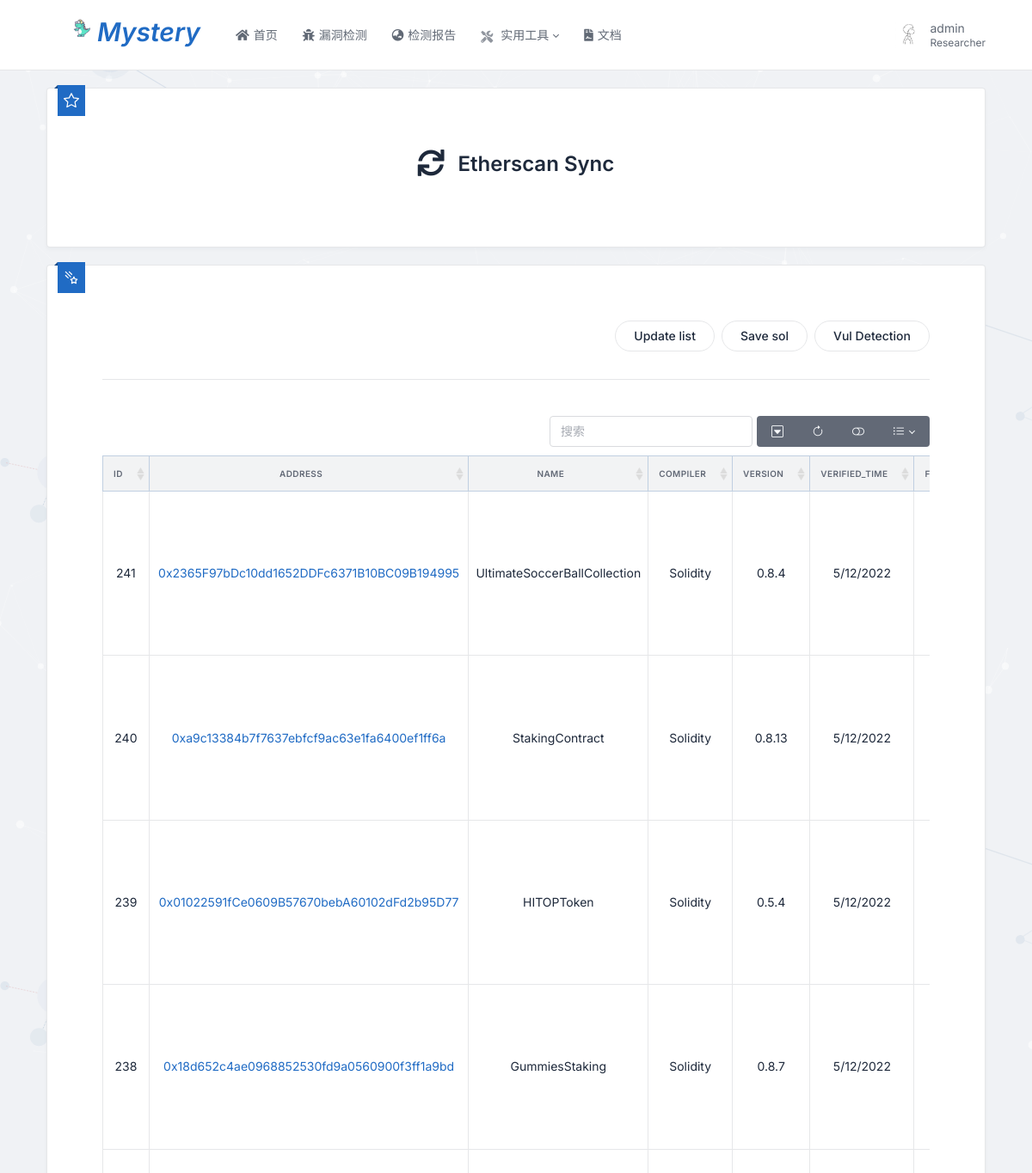
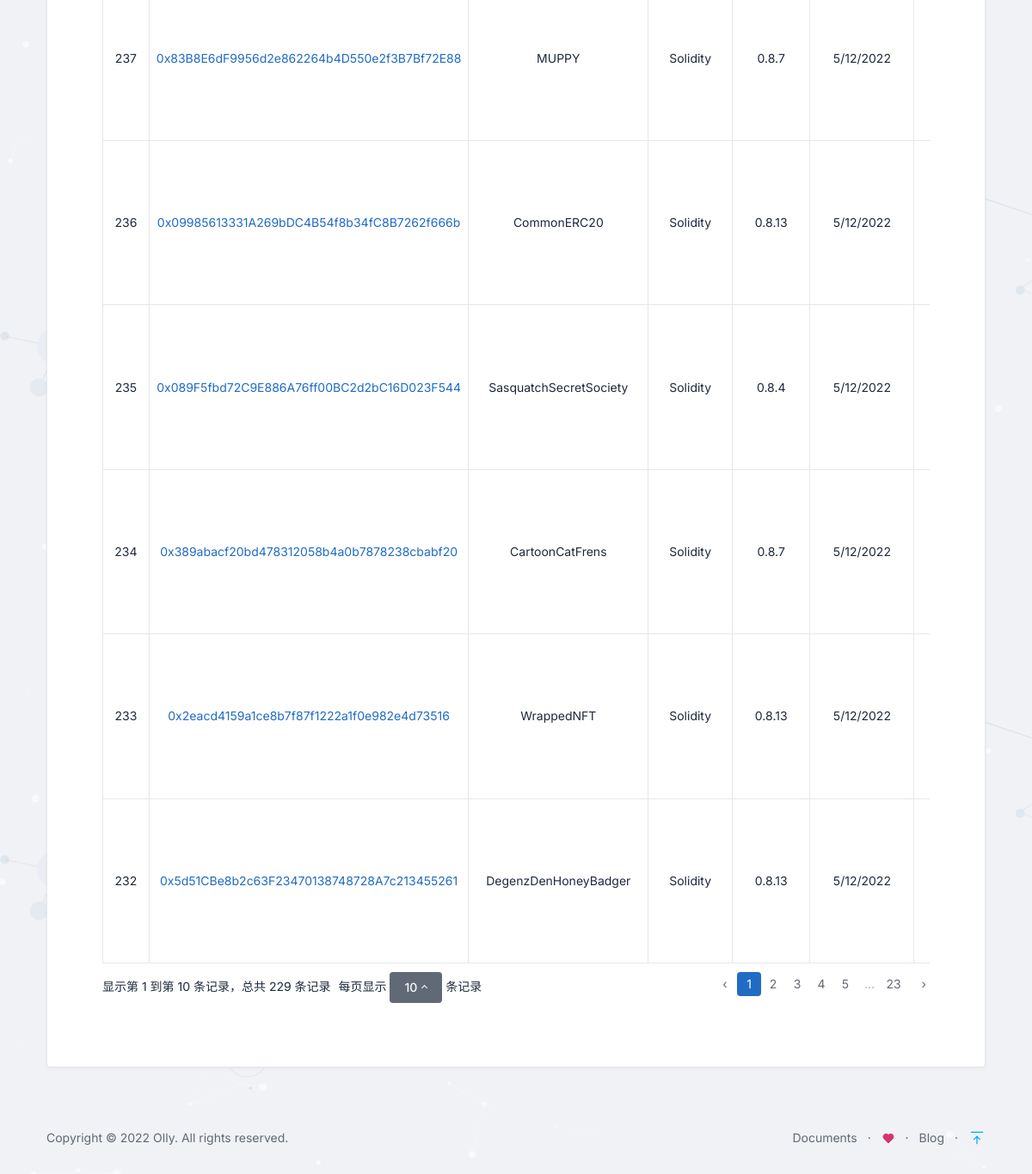
The page /etherscan/ (signed in) on the database its author committed (2 pictures, top to bottom).
### mytools/models.py (models this page shows)
class EtherVerified(models.Model):
    id = models.AutoField(primary_key=True)
    add = models.CharField(max_length=100, null=True, unique=True)
    name = models.CharField(max_length=100, null=True)
    compiler = models.CharField(max_length=100, null=True)
    version = models.CharField(max_length=100, null=True)
    verified_time = models.CharField(max_length=20, null=True)
    url = models.CharField(max_length=100, null=True)
    fpath = models.CharField(max_length=100, null=True)
    status = models.CharField(max_length=100, null=True)
    result = models.TextField(blank=True, null=True)
    runtime = models.TextField(blank=True, null=True)
    cfg = models.CharField(max_length=100, null=True)
    check_time = models.CharField(max_length=100, null=True, unique=True)

### mytools/views.py (the view)
# urls.py: path('etherscan/', views.etherscansync, name='etherscan'),
def etherscansync(request):
    count = 0
    s_list = []
    ether_datas = EtherVerified.objects.all()[::-1]
    for etherlistware in ether_datas:
        ether_data = {
            'id': etherlistware.id,
            'add': etherlistware.add,
            'name': etherlistware.name,
            'compiler': etherlistware.compiler,
            'version': etherlistware.version,
            'verified_time': etherlistware.verified_time,
            'url': etherlistware.url,
            'fpath': etherlistware.fpath,
        }
        s_list.append(ether_data)
        count += 1
    data = s_list
    return render(request, "etherscan.html", {"data": data})

### mytools/templates/etherscan.html (shortened to what this page needs)
<!doctype html>
{% extends 'layout/base.html' %}
{% load static %}
{% block css %}
    <link rel="stylesheet" href="{% static 'plugins/bootstrap-table/bootstrap-table.min.css' %}">
    <link rel="stylesheet" href="https://cdn.jsdelivr.net/npm/bootstrap-icons@1.8.1/font/bootstrap-icons.css">
{% endblock %}
{% block contents %}
    <div class="container-xl ">
        <div class="card card-lg ">
            <div class="card-body">
                <div class="ribbon ribbon-top ribbon-start">
                </div>
                <div class="d-flex flex-row justify-content-center" >
                    <div class="p-2"><i class="fa fa-sync" style="zoom: 2.2;"></i></div>
                    <div class="p-2"><h1> Etherscan Sync </h1></div>
                    <br>
                </div>
            </div>
        </div>
    </div>
    <div class="container-xl">
        <div class="card card-lg">
            <div class="card-body">
                <div class="ribbon ribbon-top ribbon-start">
                </div>
                {% if user.is_superuser == 1 %}
                    <div class="btn-list justify-content-end">
                        <a id="update-btn" class="update-btn btn btn-pill">
                            Update list
                        </a>
                        <a id="save-btn" class="save-btn btn btn-pill">
                            Save sol
                        </a>
                        <a id="vul-btn" class="vul-btn btn btn-pill">
                            Vul Detection
                        </a>
                    </div>
                {% endif %}
                <hr class="hr-text">
                <div class="table-responsive" id="refresh">
                    <table class="table text-center" id="table"
                           data-toggle="table"
                           data-show-export="true"
                           data-click-to-select="true"
                           data-toolbar="#toolbar"
                           data-search="true"
                           data-show-refresh="true"
                           data-auto-refresh="true"
                           data-show-toggle="true"
                           data-show-columns="true"
                           data-show-columns-toggle-all="true"
                           data-minimum-count-columns="2"
                           data-show-pagination-switch="true"
                           data-pagination="true"
                           data-id-field="id"
                           data-page-list="[10, 25, 50, 100, all]"
                           data-response-handler="responseHandler">
                        <thead class="table-primary">
                        <tr>
                            <th data-sortable="true" data-field="id">ID</th>
                            <th data-sortable="true" data-field="add">Address</th>
                            <th data-sortable="true" data-field="name">Name</th>
                            <th data-sortable="true" data-field="compiler">Compiler</th>
                            <th data-sortable="true" data-field="version">Version</th>
                            <th data-sortable="true" data-field="verified_time">verified_time</th>
                        </tr>
                        </thead>
                        <tbody>
                        {% for i in data %}
                            <tr>
                                <td>{{ i.id }}</td>
                                <td>
                                    <a href="https://etherscan.io/address/{{ i.add }}#code"
                                       target="_blank">{{ i.add }}</a>
                                </td>
                                <td>{{ i.name }}</td>
                                <td>{{ i.compiler }}</td>
                                <td>{{ i.version }}</td>
                                <td>{{ i.verified_time }}</td>
                                {% if not i.fpath %}
                                    <td>
                                    </td>
                                {% else %}
                                    <td>
                                    </td>
                                {% endif %}
                            </tr>
                        {% endfor %}
                        </tbody>
                    </table>
                </div>
            </div>
        </div>
    </div>
{% endblock %}

### mystm/templates/layout/header.html (shortened to what this page needs)
{% load static %}
<header class="navbar navbar-expand-md navbar-light">
    <div class="container-xl">
        <nav class="navbar inverted ">
            <div class="container-fluid">
                <div class="navbar-header">
                    <a class="navbar-brand" href="{% url 'home' %}">
                        <img alt="Brand" style="margin-bottom: auto;" height="35px" width="35px"
                             src="{% static '/img/favicon.png' %}"><strong>
                        <h2 style="color: #206bc4; font-size: 30px; "><i>Mystery</i></h2></strong>
                    </a>
                </div>
            </div>
        </nav>
        <div class="navbar-nav flex-row order-md-last">
            <div class="nav-item dropdown ">
              <a href="#" class="nav-link d-flex lh-1 text-reset p-0" data-bs-toggle="dropdown" aria-label="Open user menu">
                  {% if user.is_authenticated %}
                        <span class="avatar avatar-sm" style="background-image: url({% static 'img/jj.png' %})"></span>
                        <div class="d-none d-xl-block ps-2">
                          <div>{{ user.username }}</div>
                          <div class="mt-1 small text-muted">Researcher</div>
                        </div>
                      </a>
                    {% endif %}
            </div>
        </div>
        <div class="collapse navbar-collapse" id="navbar-menu">
            <div class="d-flex flex-column flex-md-row flex-fill align-items-stretch align-items-md-center">
                <ul class="navbar-nav">
                    <li class="nav-item ">
                        <a class="nav-link" href="{% url 'index' %}">
                            <span class="d-md-none d-lg-inline-block"><i class="fas fa-home"
                                                                         style="zoom: 1.0;padding: 5px;"></i></span>
                            <span class="nav-link-title">首页</span>
                        </a>
                    </li>
                    <li class="nav-item">
                        <a class="nav-link " href="{% url 'vulscan' %}">
                            <span class="d-md-none d-lg-inline-block"><i class="fa fa-bug"
                                                                         style="zoom: 1.0;padding: 5px;"></i></span>
                            <span class="nav-link-title">漏洞检测</span>
                        </a>
                    </li>
                    <li class="nav-item">
                        <a class="nav-link " href="{% url 'vulreport' %}">
                            <span class="d-md-none d-lg-inline-block"><i class="fa fa-globe-asia"
                                                                         style="zoom: 1.0;padding: 5px;"></i></span>
                            <span class="nav-link-title">检测报告</span>
                        </a>
                    </li>
                    <li class="nav-item dropdown">
                        <a class="nav-link dropdown-toggle" href="#" data-bs-toggle="dropdown"
                           data-bs-auto-close="outside" role="button" aria-expanded="false">
                    <span class="nav-link-icon d-md-none d-lg-inline-block">
                        <i class="fas fa-tools"
                           style="zoom: 1.0;padding: 5px;"></i>
                    </span>
                            <span class="nav-link-title">
                      实用工具
                    </span>
                        </a>
                    </li>
                    <li class="nav-item">
                        <a class="nav-link" href="{% url 'docs' %}">
                            <span class="d-md-none d-lg-inline-block"><i class="fas fa-file-contract"
                                                                         style="zoom: 1.0;padding: 5px;"></i></span>
                            <span class="nav-link-title">文档</span>
                        </a>
                    </li>
                </ul>
            </div>
        </div>
    </div>
</header>

### mytools/templates/etherscan.html (style rules this page uses)
.card { margin-bottom: 1.25rem; }

### rows shown on the page
EtherVerified: add "0x2365F97bDc10dd1652DDFc6371B10BC09B194995", name "UltimateSoccerBallCollection", compiler "Solidity", version "0.8.4", verified_time "5/12/2022"
EtherVerified: add "0xa9c13384b7f7637ebfcf9ac63e1fa6400ef1ff6a", name "StakingContract", compiler "Solidity", version "0.8.13", verified_time "5/12/2022"
EtherVerified: add "0x01022591fCe0609B57670bebA60102dFd2b95D77", name "HITOPToken", compiler "Solidity", version "0.5.4", verified_time "5/12/2022"
EtherVerified: add "0x18d652c4ae0968852530fd9a0560900f3ff1a9bd", name "GummiesStaking", compiler "Solidity", version "0.8.7", verified_time "5/12/2022"
EtherVerified: add "0x83B8E6dF9956d2e862264b4D550e2f3B7Bf72E88", name "MUPPY", compiler "Solidity", version "0.8.7", verified_time "5/12/2022"
EtherVerified: add "0x09985613331A269bDC4B54f8b34fC8B7262f666b", name "CommonERC20", compiler "Solidity", version "0.8.13", verified_time "5/12/2022"
EtherVerified: add "0x089F5fbd72C9E886A76ff00BC2d2bC16D023F544", name "SasquatchSecretSociety", compiler "Solidity", version "0.8.4", verified_time "5/12/2022"
EtherVerified: add "0x389abacf20bd478312058b4a0b7878238cbabf20", name "CartoonCatFrens", compiler "Solidity", version "0.8.7", verified_time "5/12/2022"
EtherVerified: add "0x2eacd4159a1ce8b7f87f1222a1f0e982e4d73516", name "WrappedNFT", compiler "Solidity", version "0.8.13", verified_time "5/12/2022"
EtherVerified: add "0x5d51CBe8b2c63F23470138748728A7c213455261", name "DegenzDenHoneyBadger", compiler "Solidity", version "0.8.13", verified_time "5/12/2022"

### other values the page prints
{{ user.username }} "admin"
{{ i.id }} "241" "240" "239" "238" "237" "236" "235" "234" "233" "232"
